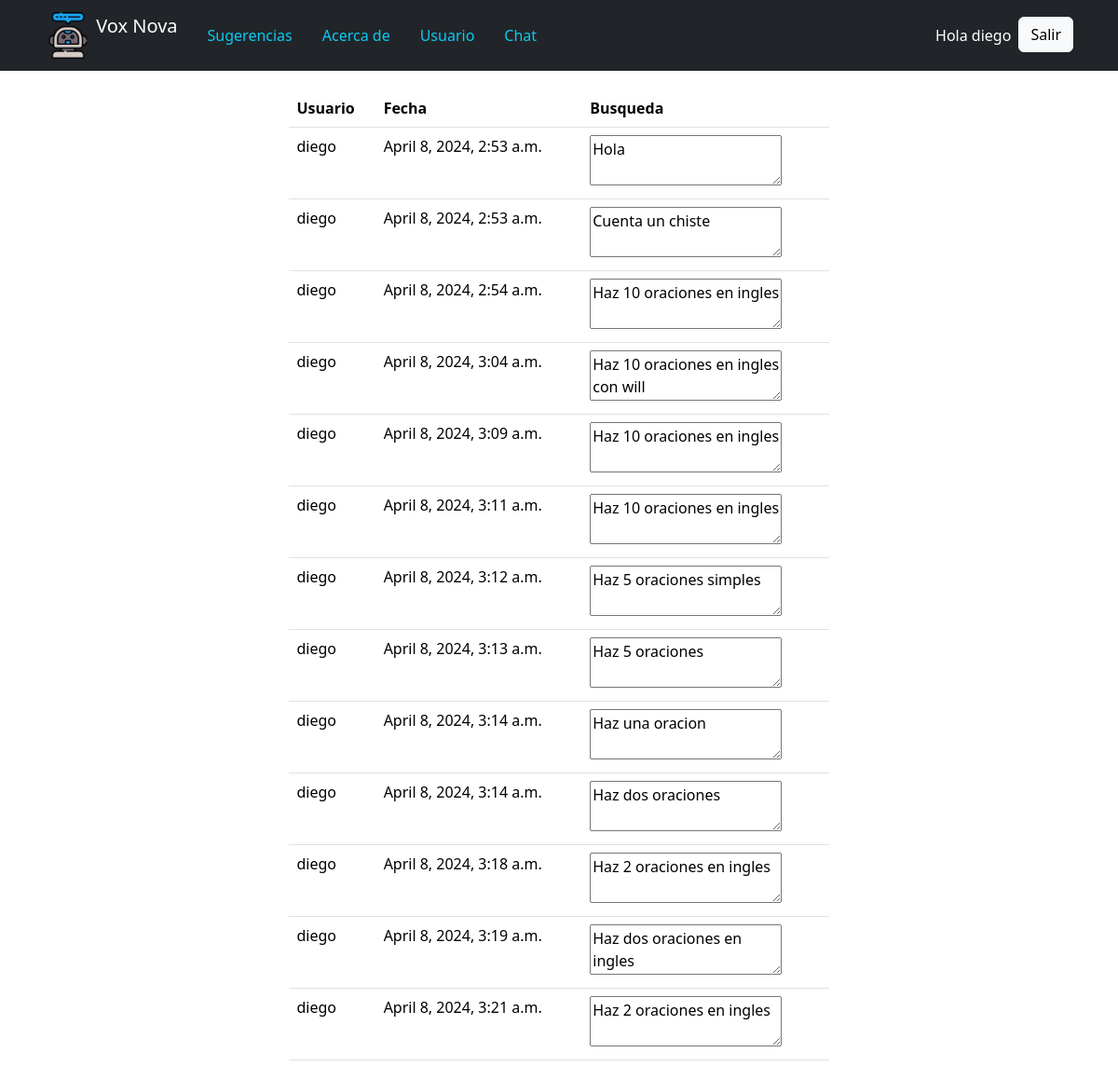
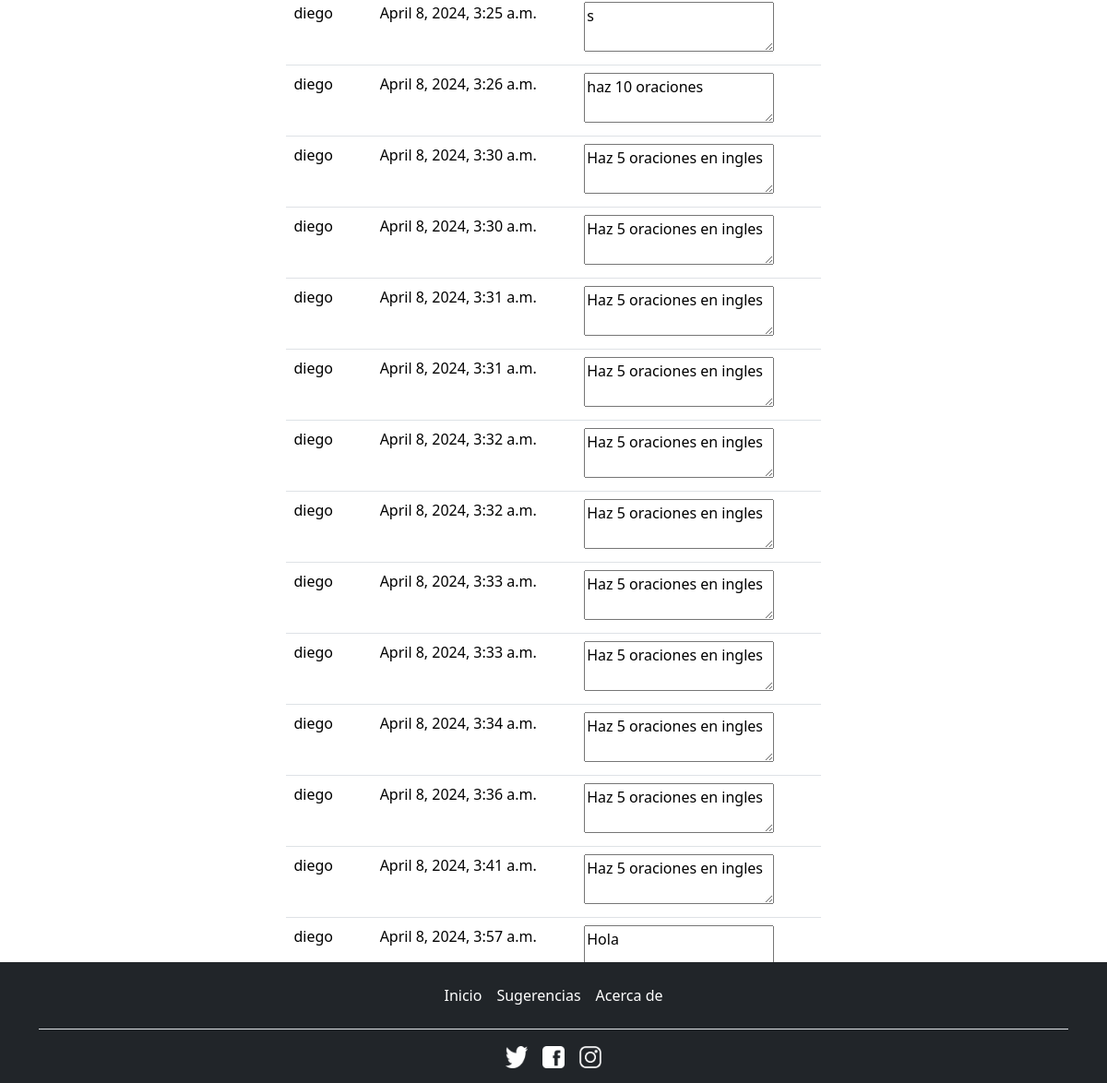
Page /usuario/ (signed in) on the committed database (2 pictures, top to bottom).
### pagina/models.py (models this page shows)
class usuario_historial(models.Model):
    usuario = models.ForeignKey(User, on_delete=models.CASCADE)
    historial = models.ForeignKey(historial, on_delete=models.CASCADE)

class historial(models.Model):
    fecha = models.DateTimeField(auto_now_add=True)
    busqueda = models.CharField(max_length=255, null=True)
    usuario = models.ForeignKey(User, on_delete=models.CASCADE)

### pagina/views.py (the view)
# urls.py: path('usuario/', views.usuario, name="usuario"),
def usuario(request):
    name = request.user
    User = get_user_model()
    tempuser = User.objects.get(username=name)
    temph = usuario_historial.objects.filter(usuario_id=tempuser.pk)
    f=request.POST.getlist("btnimprimir1")
    m = len(f)
    if m != 0:
        temporal = crud_imprimir(temph)
        if temporal == True:
            messages.success(request, 'Informe realizado')
    context={
        'userselect': temph
    }
    return render(request,"cliente.html", context)

### pagina/templates/cliente.html (shortened to what this page needs)
<!DOCTYPE html>
{% extends "core.html" %} {% load static %}
{% block content %}
<div class="container mb-5 pt-5 mt-5 d-flex justify-content-center">
    {% if user.is_authenticated %}
    <div class="row align-items-center">
      <table class="table col-auto">
        <tr scope="row">
          <th scope="col">Usuario</th>
          <th scope="col">Fecha</th>
          <th scope="col">Busqueda</th>
        </tr>
        {% for i in userselect %}
        <tr scope="row">
            <td>{{i.usuario}}</td>
            <td>{{i.historial.fecha}}</td>
            <td><textarea name = "textarea" readonly>{{i.historial.busqueda}}</textarea></td>
        </tr>
        {% endfor %}
      </table>
      <button class="btn btn-primary col-auto" name="btnimprimir1" value="1">Imprimir</button>
    </div>
    {% endif %}
</div>
{% endblock %}

### pagina/templates/core.html (shortened to what this page needs)
<!DOCTYPE html>
{% load static %}
<html lang="es">
  <head>
    <link rel="stylesheet" href="{% static 'css/bootstrap.min.css' %}" />
  </head>
  <body>
    <nav class="navbar fixed-top navbar-expand-lg navbar-dark bg-dark px-5">
      <a class="navbar-brand" href="{% url 'home' %}">
        <img
          src="{% static '/img/icono-s.png'%}"
          width="50"
          height="50"
          class="d-inline-block align-top"
          alt=""
        />
        Vox Nova
      </a>
      <div class="collapse navbar-collapse" id="navbarResponsive">
        <ul class="navbar-nav mr-auto">
          <li class="nav-item px-2">
            <a href="{% url 'sugerencias' %}" class="nav-link {% if request.path == '/sugerencias' %} active {% else %} text-info {% endif %}"
              >Sugerencias</a
            >
          </li>
          <li class="nav-item px-2">
            <a href="{% url 'contacto' %}" class="nav-link {% if request.path == '/contacto' %} active {% else %} text-info {% endif %}"
              >Acerca de</a
            >
          </li>
          {%if user.is_superuser %}
          <li class="nav-item px-2">
            <a href="{% url 'crud' %}" class="nav-link {% if request.path == '/crud' %} active {% else %} text-info {% endif %}"
              >Administracion</a
            >
          </li>
          {%elif user.is_authenticated %}
          <li class="nav-item px-2">
            <a href="{% url 'usuario' %}" class="nav-link {% if request.path == '/usuario' %} active {% else %} text-info {% endif %}"
              >Usuario</a
            >
          </li>
          <li class="nav-item px-2">
            <a href="{% url 'chat' %}" class="nav-link {% if request.path == '/chat' %} active {% else %} text-info {% endif %}"
              >Chat</a
            >
          </li>
          {%endif%}
        </ul>
        {%if user.is_authenticated %}
        <div class="my-lg-0 ms-auto text-white d-flex ">
          <p class="m-2">Hola {{user.username}}</p>
          <form action="{% url 'logout' %}" method="post">
            <button type="submit" class="btn btn-light">Salir</button>
          </form>
        </div>
        {%endif%}
      </div>
    </nav>
    {% block content %} {% endblock %}
    <footer
      class="d-flex flex-wrap justify-content-between align-items-center py-3 my-0 bg-dark fixed-bottom"
    >
      <div class="container">
        <ul class="nav justify-content-center border-bottom pb-3 mb-3">
          <li class="nav-item">
            <a href="{% url 'home' %}" class="nav-link px-2 text-white"
              >Inicio</a
            >
          </li>
          <li class="nav-item">
            <a href="{% url 'sugerencias' %}" class="nav-link px-2 text-white"
              >Sugerencias</a
            >
          </li>
          <li class="nav-item">
            <a href="{% url 'contacto' %}" class="nav-link px-2 text-white"
              >Acerca de</a
            >
          </li>
        </ul>
        <ul class="nav col-md-12 justify-content-center list-unstyled d-flex">
          <li>
            <a class="m-2" href="https://twitter.com/?lang=es"
              ><img src="{% static 'img/Twitter1.png'%}" width="24" height="24"
            /></a>
          </li>
          <li>
            <a class="m-2" href="https://www.facebook.com"
              ><img
                src="{% static 'img/facebook1.png'%}"
                width="24"
                height="24"
            /></a>
          </li>
          <li>
            <a class="m-2" href="https://www.instagram.com/"
              ><img
                src="{% static 'img/instagram1.png'%}"
                width="24"
                height="24"
            /></a>
          </li>
        </ul>
      </div>
    </footer>
  </body>
</html>

### rows in the picture
usuario_historial: usuario "diego", historial.fecha "April 8, 2024, 2:53 a.m.", textarea "Hola"
usuario_historial: usuario "diego", historial.fecha "April 8, 2024, 2:53 a.m.", textarea "Cuenta un chiste"
usuario_historial: usuario "diego", historial.fecha "April 8, 2024, 2:54 a.m.", textarea "Haz 10 oraciones en ingles"
usuario_historial: usuario "diego", historial.fecha "April 8, 2024, 3:04 a.m.", textarea "Haz 10 oraciones en ingles con will"
usuario_historial: usuario "diego", historial.fecha "April 8, 2024, 3:09 a.m.", textarea "Haz 10 oraciones en ingles"
usuario_historial: usuario "diego", historial.fecha "April 8, 2024, 3:11 a.m.", textarea "Haz 10 oraciones en ingles"
usuario_historial: usuario "diego", historial.fecha "April 8, 2024, 3:12 a.m.", textarea "Haz 5 oraciones simples"
usuario_historial: usuario "diego", historial.fecha "April 8, 2024, 3:13 a.m.", textarea "Haz 5 oraciones"
usuario_historial: usuario "diego", historial.fecha "April 8, 2024, 3:14 a.m.", textarea "Haz una oracion"
usuario_historial: usuario "diego", historial.fecha "April 8, 2024, 3:14 a.m.", textarea "Haz dos oraciones"
usuario_historial: usuario "diego", historial.fecha "April 8, 2024, 3:18 a.m.", textarea "Haz 2 oraciones en ingles"
usuario_historial: usuario "diego", historial.fecha "April 8, 2024, 3:19 a.m.", textarea "Haz dos oraciones en ingles"
usuario_historial: usuario "diego", historial.fecha "April 8, 2024, 3:21 a.m.", textarea "Haz 2 oraciones en ingles"
usuario_historial: usuario "diego", historial.fecha "April 8, 2024, 3:25 a.m.", textarea "s"
usuario_historial: usuario "diego", historial.fecha "April 8, 2024, 3:26 a.m.", textarea "haz 10 oraciones"
usuario_historial: usuario "diego", historial.fecha "April 8, 2024, 3:30 a.m.", textarea "Haz 5 oraciones en ingles"
usuario_historial: usuario "diego", historial.fecha "April 8, 2024, 3:30 a.m.", textarea "Haz 5 oraciones en ingles"
usuario_historial: usuario "diego", historial.fecha "April 8, 2024, 3:31 a.m.", textarea "Haz 5 oraciones en ingles"
usuario_historial: usuario "diego", historial.fecha "April 8, 2024, 3:31 a.m.", textarea "Haz 5 oraciones en ingles"
usuario_historial: usuario "diego", historial.fecha "April 8, 2024, 3:32 a.m.", textarea "Haz 5 oraciones en ingles"
usuario_historial: usuario "diego", historial.fecha "April 8, 2024, 3:32 a.m.", textarea "Haz 5 oraciones en ingles"
usuario_historial: usuario "diego", historial.fecha "April 8, 2024, 3:33 a.m.", textarea "Haz 5 oraciones en ingles"
usuario_historial: usuario "diego", historial.fecha "April 8, 2024, 3:33 a.m.", textarea "Haz 5 oraciones en ingles"
usuario_historial: usuario "diego", historial.fecha "April 8, 2024, 3:34 a.m.", textarea "Haz 5 oraciones en ingles"
usuario_historial: usuario "diego", historial.fecha "April 8, 2024, 3:36 a.m.", textarea "Haz 5 oraciones en ingles"
usuario_historial: usuario "diego", historial.fecha "April 8, 2024, 3:41 a.m.", textarea "Haz 5 oraciones en ingles"
usuario_historial: usuario "diego", historial.fecha "April 8, 2024, 3:57 a.m.", textarea "Hola"

### other values in the picture
{{ user.username }} "diego"
